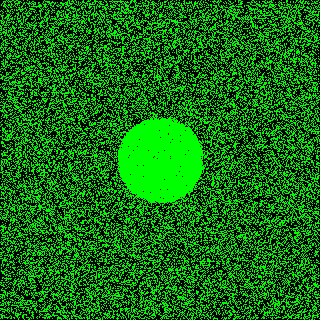
Frame 1 (no input)
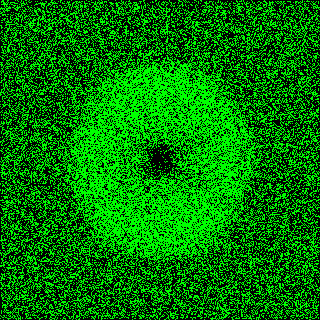
Frame 60 (the mouse pressed at the canvas centre just before this capture)
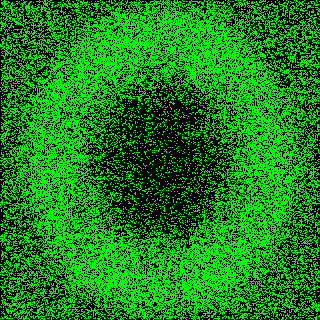
Frame 120 (the mouse held since frame 60 and released just before this capture)

The Processing sketch that drew these frames (run headless with seeded random() and noise(); from frame 60 on, the mouse is pressed at the canvas centre):

// Processing sketch: lattice0001
// ── lattice0001.pde
int screen_width=320;
int screen_height=320;

lattice world=new lattice(screen_width,screen_height);

void setup(){
  size(320,320);
  //noStroke();
  frameRate(25);

  background(0);  

  // initial condition
  for(int j=0; j<height; j++){
     for(int i=0; i<width; i++){
       float x=i-width/2;
       float y=j-height/2;
       float r=sqrt(x*x+y*y);       
       if(r<42){
         for(int n=0; n<6; n++){
           if(random(1)>0.5)       
             world.igrid[j*width+i].setGraph(n,1);
         }
       }
     }
  }
}

void draw(){

  // propagate lattice particles
  world.propagate();

  background(0);
  
  loadPixels();

  // draw lattice state
  for(int j=0; j<height; j++){
     for(int i=0; i<width; i++){
       for(int n=0; n<6; n++){       
         if(world.igrid[j*width+i].state!=0)    
           pixels[j*width+i]=#00ff00;
       }
     }
  }

  updatePixels();
}

class node{
  int state;
  
  // constructor
  node(){
    state=0;
  }

  int returnGraph(int graphNum){
    return (int)((state>>graphNum)&1);
  }

  void setGraph(int graphNum, int graphState){
    state=(state&(~(1<<graphNum)))|(graphState<<graphNum);
  }
}

class lattice{
  
  int latticeHeight,latticeWidth;

  node[] igrid;
  node[] rgrid;

  // constructor
  lattice(int width, int height){
    latticeHeight=height;
    latticeWidth=width;
    igrid=new node[height*width];
    rgrid=new node[height*width];
    // initialize lattice state
    for(int j=0; j<latticeHeight; j++){
      for(int i=0; i<latticeWidth; i++){
        // instantiate nodes to the grid arrays
        igrid[j*width+i]=new node();
        rgrid[j*width+i]=new node();
        for(int n=0; n<6; n++){
          // set up a random initial state
          if(random(1)>0.92)
            igrid[j*width+i].setGraph(n,1);
        }
      }
    }
    //igrid[(width/2-1)*width+width/2+8].setGraph(0,1);
    //igrid[(width/2-1)*width+width/2-8].setGraph(3,1);
    //igrid[(width/2-1)*width+width/2-8].setGraph(3,1);
  }

  // do lattice propagation
  void propagate(){
    // propagate uneven lattice rows  
    for(int j=1; j<latticeHeight-1; j+=2){
      for(int i=1; i<latticeHeight-1; i++){    
        // two body collisions
        if(igrid[j*width+i].state==9){
          if(random(1)>0.5){
            rgrid[(j-1)*width+(i)].setGraph(4,1);
            rgrid[(j+1)*width+(i-1)].setGraph(1,1);            
          }  
          else{
            rgrid[(j-1)*width+(i-1)].setGraph(5,1);
            rgrid[(j+1)*width+(i)].setGraph(2,1);            
          }
        }
        else if(igrid[j*width+i].state==18){
          if(random(1)>0.5){
            rgrid[(j)*width+(i+1)].setGraph(3,1);
            rgrid[(j)*width+(i-1)].setGraph(0,1);            
          }  
          else{
            rgrid[(j-1)*width+(i-1)].setGraph(5,1);
            rgrid[(j+1)*width+(i)].setGraph(2,1);            
          }
        }
        else if(igrid[j*width+i].state==36){
          if(random(1)>0.5){
            rgrid[(j)*width+(i+1)].setGraph(3,1);
            rgrid[(j)*width+(i-1)].setGraph(0,1);            
          }  
          else{
            rgrid[(j-1)*width+(i)].setGraph(4,1);
            rgrid[(j+1)*width+(i-1)].setGraph(1,1);            
          }
        }
        // three body collisions
        else if(igrid[j*width+i].state==42){
          rgrid[(j-1)*width+(i)].setGraph(4,1);
          rgrid[(j)*width+(i-1)].setGraph(0,1);
          rgrid[(j+1)*width+(i)].setGraph(2,1);
        }
        else if(igrid[j*width+i].state==21){
          rgrid[(j)*width+(i+1)].setGraph(3,1);
          rgrid[(j-1)*width+(i-1)].setGraph(5,1);
          rgrid[(j+1)*width+(i-1)].setGraph(1,1);
        }
        else{        
          rgrid[j*width+(i-1)].setGraph(0,igrid[j*width+i].returnGraph(0));
          rgrid[(j+1)*width+(i-1)].setGraph(1,igrid[j*width+i].returnGraph(1));
          rgrid[(j+1)*width+(i)].setGraph(2,igrid[j*width+i].returnGraph(2));
          rgrid[(j)*width+(i+1)].setGraph(3,igrid[j*width+i].returnGraph(3));
          rgrid[(j-1)*width+(i)].setGraph(4,igrid[j*width+i].returnGraph(4));
          rgrid[(j-1)*width+(i-1)].setGraph(5,igrid[j*width+i].returnGraph(5));
        }
      }
    }
    // propagate even lattice rows  
    for(int j=2; j<latticeHeight-1; j+=2){
      for(int i=1; i<latticeWidth-1; i++){
        // two body collisions
        if(igrid[j*width+i].state==9){
          if(random(1)>0.5){
            rgrid[(j-1)*width+(i+1)].setGraph(4,1);
            rgrid[(j+1)*width+(i)].setGraph(1,1);            
          }  
          else{
            rgrid[(j-1)*width+(i)].setGraph(5,1);
            rgrid[(j+1)*width+(i+1)].setGraph(2,1);            
          }
        }
        else if(igrid[j*width+i].state==18){
          if(random(1)>0.5){
            rgrid[(j)*width+(i+1)].setGraph(3,1);
            rgrid[(j)*width+(i-1)].setGraph(0,1);            
          }  
          else{
            rgrid[(j-1)*width+(i)].setGraph(5,1);
            rgrid[(j+1)*width+(i+1)].setGraph(2,1);            
          }
        }
        else if(igrid[j*width+i].state==36){
          if(random(1)>0.5){
            rgrid[(j)*width+(i+1)].setGraph(3,1);
            rgrid[(j)*width+(i-1)].setGraph(0,1);            
          }  
          else{
            rgrid[(j-1)*width+(i+1)].setGraph(4,1);
            rgrid[(j+1)*width+(i)].setGraph(1,1);            
          }
        }
        // three body collisions
        else if(igrid[j*width+i].state==42){
          rgrid[(j-1)*width+(i+1)].setGraph(4,1);
          rgrid[(j)*width+(i-1)].setGraph(0,1);
          rgrid[(j+1)*width+(i+1)].setGraph(2,1);
        }
        else if(igrid[j*width+i].state==21){
          rgrid[(j)*width+(i+1)].setGraph(3,1);
          rgrid[(j-1)*width+(i)].setGraph(5,1);
          rgrid[(j+1)*width+(i)].setGraph(1,1);
        }
        else{
          rgrid[j*width+(i-1)].setGraph(0,igrid[j*width+i].returnGraph(0));
          rgrid[(j+1)*width+(i)].setGraph(1,igrid[j*width+i].returnGraph(1));
          rgrid[(j+1)*width+(i+1)].setGraph(2,igrid[j*width+i].returnGraph(2));
          rgrid[(j)*width+(i+1)].setGraph(3,igrid[j*width+i].returnGraph(3));
          rgrid[(j-1)*width+(i+1)].setGraph(4,igrid[j*width+i].returnGraph(4));
          rgrid[(j-1)*width+(i)].setGraph(5,igrid[j*width+i].returnGraph(5));
        }
      }
    }    
    // handle bounceback boundary collisions
    // left boundary, uneven rows
    for(int j=1; j<latticeHeight-1; j+=2){
      rgrid[j*width+1].setGraph(3,igrid[j*width+0].returnGraph(0));
      rgrid[(j+1)*width+0].setGraph(2,igrid[j*width+0].returnGraph(1));
      rgrid[(j-1)*width+0].setGraph(4,igrid[j*width+0].returnGraph(5));      
    }
    // left boundary, even rows
    for(int j=2; j<latticeHeight-1; j+=2){
      rgrid[j*width+1].setGraph(3,igrid[j*width+0].returnGraph(0));
      rgrid[(j+1)*width+1].setGraph(2,igrid[j*width+0].returnGraph(1));
      rgrid[(j-1)*width+1].setGraph(4,igrid[j*width+0].returnGraph(5));      
    }
    // right boundary, uneven rows
    for(int j=1; j<latticeHeight-1; j+=2){
      rgrid[j*width+width-1-1].setGraph(0,igrid[j*width+width-1].returnGraph(3));     
      rgrid[(j+1)*width+width-1-1].setGraph(1,igrid[j*width+width-1].returnGraph(2));     
      rgrid[(j-1)*width+width-1-1].setGraph(5,igrid[j*width+width-1].returnGraph(4));     
    }
    // right boundary, even rows
    for(int j=2; j<latticeHeight-1; j+=2){
      rgrid[j*width+width-1-1].setGraph(0,igrid[j*width+width-1].returnGraph(3));           
      rgrid[(j+1)*width+width-1].setGraph(1,igrid[j*width+width-1].returnGraph(2));     
      rgrid[(j-1)*width+width-1].setGraph(5,igrid[j*width+width-1].returnGraph(4));     
    }
    // top boundary    
    for(int i=1; i<latticeWidth-1; i++){
      rgrid[width+1+i].setGraph(2,igrid[0+i].returnGraph(4));
      rgrid[width+i-1].setGraph(1,igrid[0+i].returnGraph(5));
    }    
    // bottom boundary    
    for(int i=1; i<latticeWidth-1; i++){
      rgrid[(height-1-1)*width+i-1].setGraph(5,igrid[(height-1)*width+i].returnGraph(1));
      rgrid[(height-1-1)*width+i+1].setGraph(4,igrid[(height-1)*width+i].returnGraph(2));
    }        
    // form incidence from reflections
    for(int j=0; j<latticeHeight; j++){
      for(int i=0; i<latticeWidth; i++){
        igrid[j*width+i].state=rgrid[j*width+i].state;
        rgrid[j*width+i].state=0;
      }
    }
  }
}
